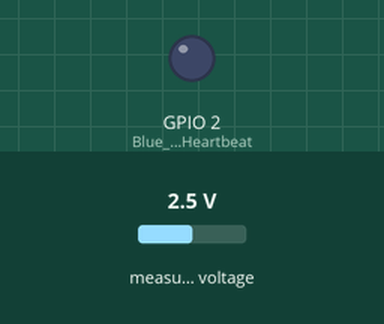
Recording of a sketch running on a simulated ESP32. Parts: output pins drawn as LEDs (lit = HIGH). Inputs (shaded band) come from the test bench; at power-on: measured voltage 2.5 V. Nothing arrives over Bluetooth unless stated; a phone connects over Bluetooth LE 3 s after start; what the sketch prints to the serial monitor is not drawn.

Above: at 1.2 s.
At 4.4 s:
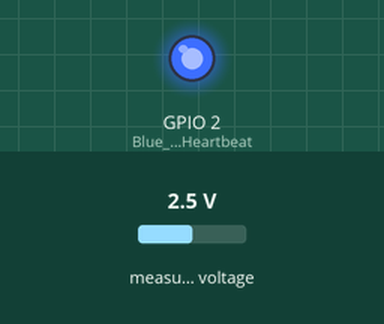
Timing chart, 0 to 41.0 s (numbered marks = the images above):
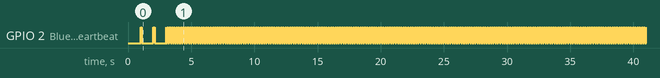

The sketch:

waveform_eeg_bridge.ino
```cpp
#include <BLEDevice.h>
#include <BLEServer.h>
#include <BLEUtils.h>
#include <BLE2902.h>
#include <Wire.h>
#include <Adafruit_ADS1X15.h>

Adafruit_ADS1115 ads;
BLEServer* pServer = NULL;
BLECharacteristic* pCharacteristic = NULL;
bool deviceConnected = false;

// MISSION UUIDS
#define SERVICE_UUID        "4fafc201-1fb5-459e-8fcc-c5c9c331914b"
#define CHARACTERISTIC_UUID "beb5483e-36e1-4688-b7f5-ea07361b26a8"

class MyServerCallbacks: public BLEServerCallbacks {
    void onConnect(BLEServer* pServer) { deviceConnected = true; };
    void onDisconnect(BLEServer* pServer) {
        deviceConnected = false;
        BLEDevice::startAdvertising(); // Auto-restart advertising
    }
};

void setup() {
  Serial.begin(115200);
  pinMode(2, OUTPUT); // Blue LED Heartbeat

  if (!ads.begin()) {
    Serial.println("ADS1115 failed!");
    while (1) { digitalWrite(2, !digitalRead(2)); delay(100); } // Rapid flash = Error
  }
  ads.setGain(GAIN_ONE);

  // Initialize BLE
  BLEDevice::init("WaveForm_EEG_Pro");
  pServer = BLEDevice::createServer();
  pServer->setCallbacks(new MyServerCallbacks());

  BLEService *pService = pServer->createService(SERVICE_UUID);
  pCharacteristic = pService->createCharacteristic(
                      CHARACTERISTIC_UUID,
                      BLECharacteristic::PROPERTY_READ   |
                      BLECharacteristic::PROPERTY_NOTIFY |
                      BLECharacteristic::PROPERTY_INDICATE
                    );
  pCharacteristic->addDescriptor(new BLE2902());
  pService->start();

  // Optimized Advertising for Apple Devices
  BLEAdvertising *pAdvertising = BLEDevice::getAdvertising();
  pAdvertising->addServiceUUID(SERVICE_UUID);
  pAdvertising->setScanResponse(true);
  pAdvertising->setMinPreferred(0x06);  // Apple connection interval
  pAdvertising->setMinPreferred(0x12);

  delay(1000); // Wait for radio
  pAdvertising->start();
  Serial.println("WaveForm_EEG_Pro: ADVERTISING STARTED.");
}

void loop() {
    static unsigned long lastNotify = 0;
    static bool ledState = false;

    if (deviceConnected) {
        if (millis() - lastNotify > 15) { // ~60Hz
            lastNotify = millis();
            int16_t adc0 = ads.readADC_SingleEnded(0);
            pCharacteristic->setValue((uint8_t*)&adc0, 2); // Binary send for speed
            pCharacteristic->notify();

            // Fast Pulse when streaming
            digitalWrite(2, ledState); ledState = !ledState;
        }
    } else {
        // Slow Pulse when advertising
        if (millis() % 1000 < 100) digitalWrite(2, HIGH); else digitalWrite(2, LOW);
    }
}
```

Measured:
- by itself, GPIO 2 (Blue_LED_Heartbeat): goes HIGH 0.10 s, LOW 0.90 s, HIGH 0.10 s, LOW 0.92 s, 1170 × (HIGH 0.02 s, LOW 0.02 s), HIGH 0.02 s, then LOW
